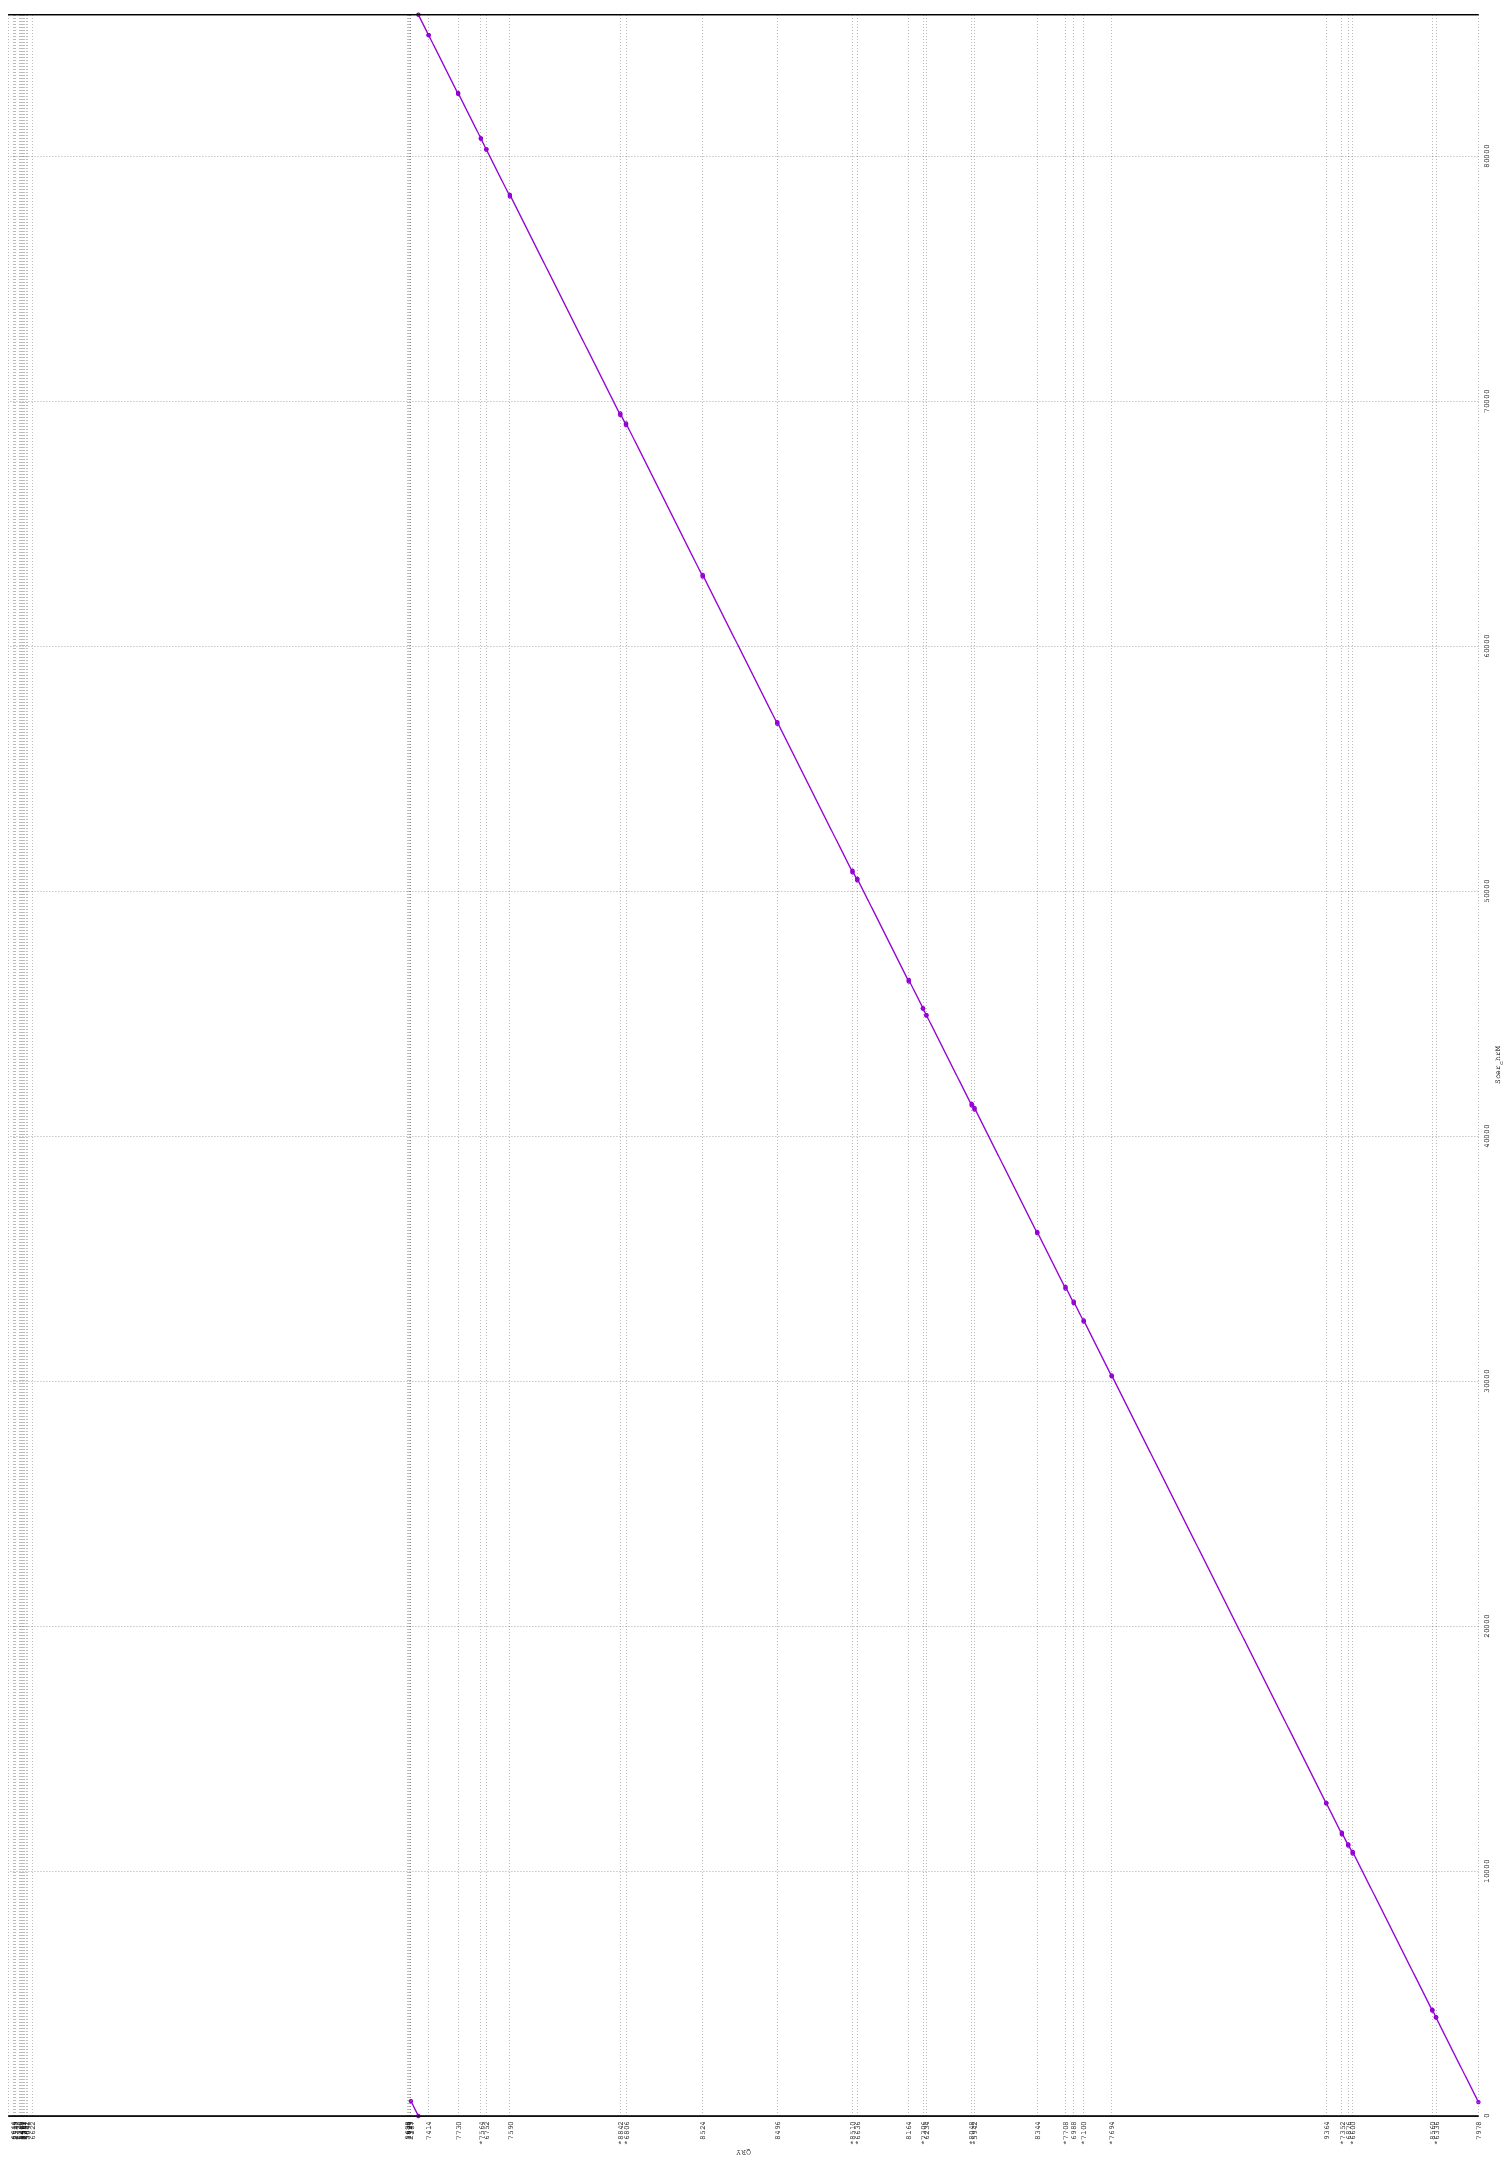

This figure's gnuplot source:
set terminal postscript color solid "Courier" 8
set output "/home/jj/Desktop/Bioinformatics/3rd_year/1term/Computational_genomics/Seminars/exercise_04/blast/chrM-x-SRR6130428/chrM-x-SRR6130428_megablast.dnadiff.ps"
set ytics ( \
 "7978" 1, \
 "*6336" 3453, \
 "8560" 3755, \
 "*6600" 10232, \
 "6876" 10602, \
 "*7352" 11118, \
 "9364" 12396, \
 "*7694" 29858, \
 "*7100" 32142, \
 "6988" 32953, \
 "*7708" 33616, \
 "8344" 35921, \
 "*5942" 41028, \
 "*8048" 41257, \
 "6234" 44943, \
 "*7306" 45222, \
 "8164" 46379, \
 "*6636" 50573, \
 "*8510" 50959, \
 "8496" 57088, \
 "8524" 63160, \
 "*6806" 69403, \
 "*8842" 69872, \
 "7590" 78856, \
 "6752" 80778, \
 "*7564" 81222, \
 "7730" 83074, \
 "7414" 85475, \
 "187" 86917, \
 "2375" 86980, \
 "727" 87056, \
 "1879" 87120, \
 "9638" 87191, \
 "6622" 117729, \
 "3041" 118111, \
 "5642" 118199, \
 "2347" 118396, \
 "3561" 118472, \
 "2567" 118575, \
 "1401" 118654, \
 "2265" 118721, \
 "6370" 118796, \
 "2549" 119103, \
 "2715" 119182, \
 "6644" 119263, \
 "" 119699 \
)
set size 3,3
set grid
unset key
set border 10
set tics scale 0
set xlabel "Scer_chrM"
set ylabel "QRY"
set format "%.0f"
set mouse format "%.0f"
set mouse mouseformat "[%.0f, %.0f]"
if(GPVAL_VERSION < 5) set mouse clipboardformat "[%.0f, %.0f]"
set xrange [1:85779]
set yrange [1:119699]
set style line 1  lt 1 lw 2 pt 6 ps 0.5
set style line 2  lt 3 lw 2 pt 6 ps 0.5
set style line 3  lt 2 lw 2 pt 6 ps 0.5
plot \
 "/home/jj/Desktop/Bioinformatics/3rd_year/1term/Computational_genomics/Seminars/exercise_04/blast/chrM-x-SRR6130428/chrM-x-SRR6130428_megablast.dnadiff.fplot" title "FWD" w lp ls 1, \
 "/home/jj/Desktop/Bioinformatics/3rd_year/1term/Computational_genomics/Seminars/exercise_04/blast/chrM-x-SRR6130428/chrM-x-SRR6130428_megablast.dnadiff.rplot" title "REV" w lp ls 2
